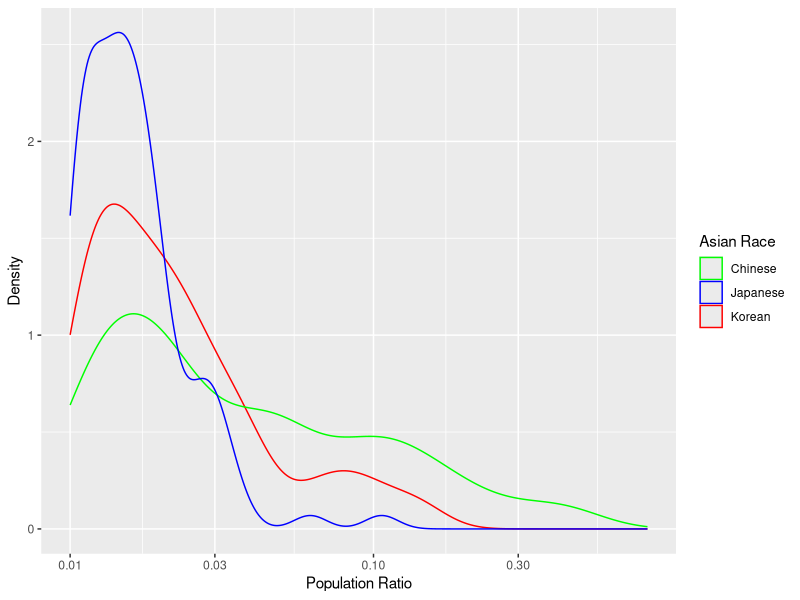

Recreate this plot in R.
library(ggplot2)
df <- read.csv("2010Census_DemoProfile3a_SchDist.csv", header=F, skip=11)
numeric.colnames <- c("total.population",
                      "total.population.of.one.race",
                      "white",
                      "black.or.african.american",
                      "american.indian.and.alaska.native",
                      "total.asian",
                      "asian.indian",
                      "chinese",
                      "filipino",
                      "japanese",
                      "korean",
                      "vietnames",
                      "other.asian")

colnames(df) <- c("geography", numeric.colnames)

for(numeric.colname in numeric.colnames) {
    df[[numeric.colname]] = as.numeric(gsub(",","",df[[numeric.colname]]))
}

asian.ratio <- data.frame(
    Japanese = df$japanese / df$total.population,
    Korean   = df$korean / df$total.population,
    Chinese  = df$chinese / df$total.population)

asian.ratio.plot <- ggplot(asian.ratio) +
    geom_density(aes(x=Korean, colour="Korean")) +
    geom_density(aes(x=Chinese, colour="Chinese")) +
    geom_density(aes(x=Japanese, colour="Japanese")) +
    scale_x_log10(limits=c(0.01, 0.8)) +
    scale_colour_manual(values=c("Korean"="red", "Chinese" = "green", "Japanese" = "blue"), name="Asian Race") +
    xlab("Population Ratio") +
    ylab("Density")


png(filename = "asian.density.plot.png")
print(asian.ratio.plot)
dev.off()

